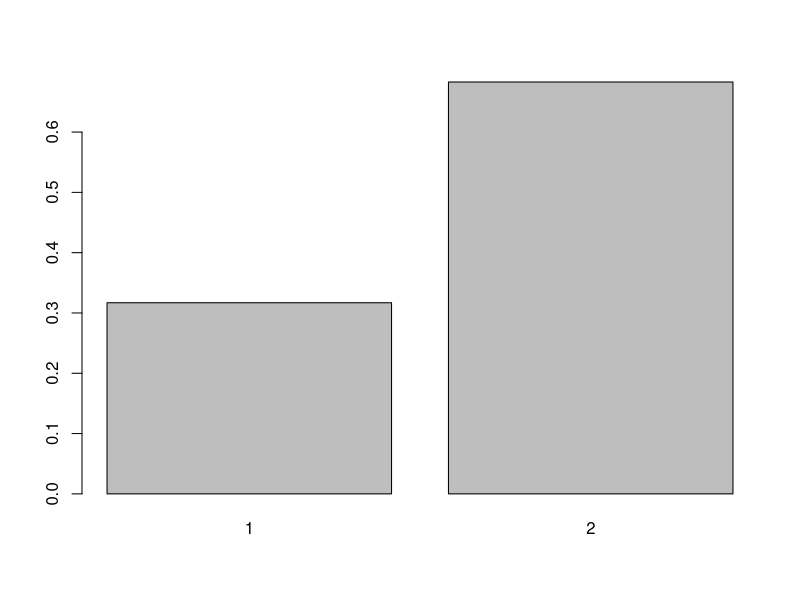

Reproduce this figure in R.
rm(list = ls())
p<-c(1/3,2/3)
p_cums<-cumsum(p)

genera <- function(n) {
  x<-rep(0,n)
  for (j in 1:n) {
    u<-runif(1,0,1)
    i<-1
    while (u>p_cums[i]) {
      i<-i+1
    }
    x[j]<-i
    
  }
  return(x)
}

x<-genera(1000)
n<-1:length(x)

xx<-table(x)/length(n)
barplot(xx)
z<-cumsum(x)/n
z[length(n)]